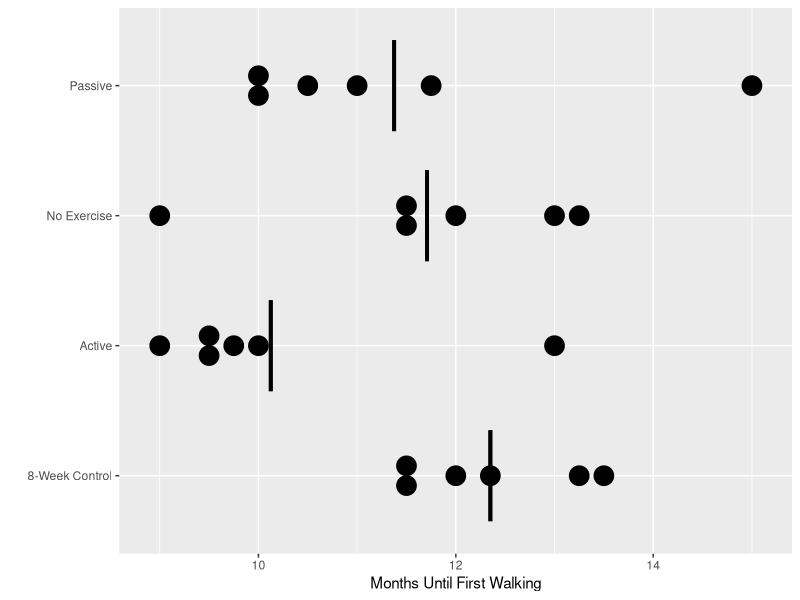

The R script that drew this image:
## ----echo=FALSE----------------------------------------------------------
require(Hmisc)
knitrSet('multgroup', width=80)

## ----walking,h=2.25,w=5,cap='Age in months when infants first began walking by treatment group with mean lines',scap='Age of first walking'----
w <- rbind(
  data.frame(trt='Active',      months=c(9,9.5,9.75,10,13,9.5)),
  data.frame(trt='Passive',     months=c(11,10,10,11.75,10.5,15)),
  data.frame(trt='No Exercise', months=c(11.5,12,9,11.5,13.25,13)),
  data.frame(trt='8-Week Control', months=c(13.25,11.5,12,13.5,11.5,12.35)) )
aggregate(months ~ trt, w, function(x) c(Mean=mean(x), Variance=var(x)))
require(ggplot2)
require(data.table)
w <- data.table(w)
stats <- w[, j=list(months = mean(months), var=var(months)), by = trt]

ggplot(w, aes(x=trt, y=months)) +    # Fig. (*\ref{fig:multgroup-walking}*)
  geom_dotplot(binaxis='y', stackdir='center', position='dodge') +
  geom_errorbar(aes(ymin=..y.., ymax=..y..), width=.7, size=1.3,
                data=stats) +
  xlab('') + ylab('Months Until First Walking') + coord_flip()

## ----walk-anova----------------------------------------------------------
require(rms)
f <- ols(months ~ trt, data=w)
anova(f)

## ----fex-----------------------------------------------------------------
pf(58, 4, 1044)
1 - pf(58, 4, 1044)

## ----kw------------------------------------------------------------------
anova(ols(rank(months) ~ trt, data=w))
spearman2(months ~ trt, data=w)
kruskal.test(months ~ trt, data=w)
